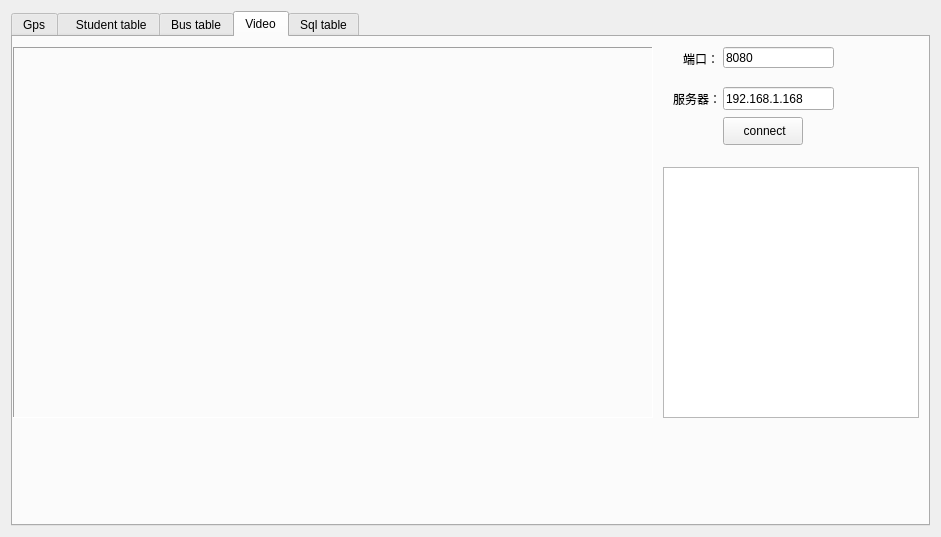
<?xml version="1.0" encoding="UTF-8"?>
<ui version="4.0">
 <class>mysql_Widget</class>
 <widget class="QWidget" name="mysql_Widget">
  <property name="geometry">
   <rect>
    <x>0</x>
    <y>0</y>
    <width>941</width>
    <height>537</height>
   </rect>
  </property>
  <property name="windowTitle">
   <string>mysql_Widget</string>
  </property>
  <layout class="QHBoxLayout" name="horizontalLayout">
   <item>
    <widget class="QTabWidget" name="tabWidget">
     <property name="enabled">
      <bool>true</bool>
     </property>
     <property name="sizePolicy">
      <sizepolicy hsizetype="Expanding" vsizetype="Expanding">
       <horstretch>0</horstretch>
       <verstretch>0</verstretch>
      </sizepolicy>
     </property>
     <property name="currentIndex">
      <number>3</number>
     </property>
     <widget class="QWidget" name="tab">
      <attribute name="title">
       <string>Gps</string>
      </attribute>
      <widget class="QLineEdit" name="hosdt_lineEdit">
       <property name="geometry">
        <rect>
         <x>10</x>
         <y>30</y>
         <width>181</width>
         <height>21</height>
        </rect>
       </property>
      </widget>
      <widget class="QLineEdit" name="usename_lineEdit">
       <property name="geometry">
        <rect>
         <x>10</x>
         <y>70</y>
         <width>181</width>
         <height>21</height>
        </rect>
       </property>
      </widget>
      <widget class="QLineEdit" name="password_lineEdit">
       <property name="geometry">
        <rect>
         <x>10</x>
         <y>110</y>
         <width>181</width>
         <height>21</height>
        </rect>
       </property>
      </widget>
      <widget class="QPushButton" name="connect_pushButton">
       <property name="geometry">
        <rect>
         <x>10</x>
         <y>150</y>
         <width>81</width>
         <height>21</height>
        </rect>
       </property>
       <property name="text">
        <string>connect</string>
       </property>
      </widget>
      <widget class="QLabel" name="label">
       <property name="geometry">
        <rect>
         <x>10</x>
         <y>10</y>
         <width>81</width>
         <height>17</height>
        </rect>
       </property>
       <property name="text">
        <string>hostname</string>
       </property>
      </widget>
      <widget class="QLabel" name="label_2">
       <property name="geometry">
        <rect>
         <x>10</x>
         <y>50</y>
         <width>66</width>
         <height>17</height>
        </rect>
       </property>
       <property name="text">
        <string>username</string>
       </property>
      </widget>
      <widget class="QLabel" name="label_3">
       <property name="geometry">
        <rect>
         <x>10</x>
         <y>90</y>
         <width>81</width>
         <height>17</height>
        </rect>
       </property>
       <property name="text">
        <string>password</string>
       </property>
      </widget>
      <widget class="QTableView" name="sql_tableView">
       <property name="geometry">
        <rect>
         <x>200</x>
         <y>30</y>
         <width>631</width>
         <height>351</height>
        </rect>
       </property>
       <attribute name="horizontalHeaderDefaultSectionSize">
        <number>135</number>
       </attribute>
      </widget>
      <widget class="QPushButton" name="connect_net_pushButton">
       <property name="geometry">
        <rect>
         <x>100</x>
         <y>360</y>
         <width>81</width>
         <height>21</height>
        </rect>
       </property>
       <property name="text">
        <string>web_view</string>
       </property>
      </widget>
      <widget class="QLineEdit" name="load_lat_lineEdit">
       <property name="geometry">
        <rect>
         <x>10</x>
         <y>210</y>
         <width>181</width>
         <height>21</height>
        </rect>
       </property>
      </widget>
      <widget class="QLineEdit" name="load_lng_lineEdit">
       <property name="geometry">
        <rect>
         <x>10</x>
         <y>260</y>
         <width>181</width>
         <height>21</height>
        </rect>
       </property>
      </widget>
      <widget class="QLineEdit" name="get_date_lineEdit">
       <property name="geometry">
        <rect>
         <x>10</x>
         <y>310</y>
         <width>181</width>
         <height>21</height>
        </rect>
       </property>
      </widget>
      <widget class="QLabel" name="label_4">
       <property name="geometry">
        <rect>
         <x>10</x>
         <y>190</y>
         <width>91</width>
         <height>17</height>
        </rect>
       </property>
       <property name="text">
        <string>load_lat</string>
       </property>
      </widget>
      <widget class="QLabel" name="label_5">
       <property name="geometry">
        <rect>
         <x>10</x>
         <y>240</y>
         <width>71</width>
         <height>17</height>
        </rect>
       </property>
       <property name="text">
        <string>load_lng</string>
       </property>
      </widget>
      <widget class="QLabel" name="label_6">
       <property name="geometry">
        <rect>
         <x>10</x>
         <y>290</y>
         <width>91</width>
         <height>17</height>
        </rect>
       </property>
       <property name="text">
        <string>get_date</string>
       </property>
      </widget>
      <widget class="QPushButton" name="refresh_pushButton">
       <property name="geometry">
        <rect>
         <x>100</x>
         <y>150</y>
         <width>80</width>
         <height>23</height>
        </rect>
       </property>
       <property name="text">
        <string>refresh</string>
       </property>
      </widget>
      <widget class="QLineEdit" name="id_lineEdit">
       <property name="geometry">
        <rect>
         <x>10</x>
         <y>360</y>
         <width>81</width>
         <height>21</height>
        </rect>
       </property>
      </widget>
      <widget class="QLabel" name="label_11">
       <property name="geometry">
        <rect>
         <x>10</x>
         <y>340</y>
         <width>57</width>
         <height>15</height>
        </rect>
       </property>
       <property name="text">
        <string>site_id</string>
       </property>
      </widget>
     </widget>
     <widget class="QWidget" name="tab_4">
      <attribute name="title">
       <string>  Student table</string>
      </attribute>
      <widget class="QTableView" name="strdent_tableView">
       <property name="geometry">
        <rect>
         <x>30</x>
         <y>50</y>
         <width>781</width>
         <height>291</height>
        </rect>
       </property>
       <property name="minimumSize">
        <size>
         <width>781</width>
         <height>0</height>
        </size>
       </property>
       <property name="frameShape">
        <enum>QFrame::StyledPanel</enum>
       </property>
       <attribute name="horizontalHeaderDefaultSectionSize">
        <number>135</number>
       </attribute>
      </widget>
      <widget class="QPushButton" name="stu_refresh_pushButton">
       <property name="geometry">
        <rect>
         <x>190</x>
         <y>10</y>
         <width>80</width>
         <height>23</height>
        </rect>
       </property>
       <property name="text">
        <string>refresh</string>
       </property>
      </widget>
      <widget class="QLabel" name="label_9">
       <property name="geometry">
        <rect>
         <x>30</x>
         <y>10</y>
         <width>141</width>
         <height>21</height>
        </rect>
       </property>
       <property name="text">
        <string>  bus1 student table</string>
       </property>
      </widget>
     </widget>
     <widget class="QWidget" name="tab_2">
      <attribute name="title">
       <string>Bus table</string>
      </attribute>
      <widget class="QTableView" name="tableView">
       <property name="geometry">
        <rect>
         <x>40</x>
         <y>50</y>
         <width>771</width>
         <height>311</height>
        </rect>
       </property>
      </widget>
      <widget class="QLabel" name="label_10">
       <property name="geometry">
        <rect>
         <x>50</x>
         <y>10</y>
         <width>81</width>
         <height>21</height>
        </rect>
       </property>
       <property name="text">
        <string>bus table</string>
       </property>
      </widget>
      <widget class="QPushButton" name="pushButton_4">
       <property name="geometry">
        <rect>
         <x>150</x>
         <y>10</y>
         <width>91</width>
         <height>23</height>
        </rect>
       </property>
       <property name="text">
        <string>refresh</string>
       </property>
      </widget>
     </widget>
     <widget class="QWidget" name="tab_3">
      <attribute name="title">
       <string>Video</string>
      </attribute>
      <widget class="QLabel" name="frameLabel">
       <property name="geometry">
        <rect>
         <x>0</x>
         <y>10</y>
         <width>640</width>
         <height>371</height>
        </rect>
       </property>
       <property name="sizePolicy">
        <sizepolicy hsizetype="Preferred" vsizetype="Expanding">
         <horstretch>0</horstretch>
         <verstretch>0</verstretch>
        </sizepolicy>
       </property>
       <property name="minimumSize">
        <size>
         <width>0</width>
         <height>0</height>
        </size>
       </property>
       <property name="maximumSize">
        <size>
         <width>640</width>
         <height>480</height>
        </size>
       </property>
       <property name="baseSize">
        <size>
         <width>0</width>
         <height>0</height>
        </size>
       </property>
       <property name="frameShape">
        <enum>QFrame::Panel</enum>
       </property>
       <property name="frameShadow">
        <enum>QFrame::Sunken</enum>
       </property>
       <property name="text">
        <string/>
       </property>
       <property name="alignment">
        <set>Qt::AlignLeading|Qt::AlignLeft|Qt::AlignVCenter</set>
       </property>
      </widget>
      <widget class="QLabel" name="label_7">
       <property name="geometry">
        <rect>
         <x>670</x>
         <y>10</y>
         <width>48</width>
         <height>23</height>
        </rect>
       </property>
       <property name="text">
        <string>端口：</string>
       </property>
      </widget>
      <widget class="QLineEdit" name="srvLineEdit">
       <property name="geometry">
        <rect>
         <x>710</x>
         <y>50</y>
         <width>111</width>
         <height>23</height>
        </rect>
       </property>
       <property name="text">
        <string>192.168.1.168</string>
       </property>
      </widget>
      <widget class="QLineEdit" name="portLineEdit">
       <property name="geometry">
        <rect>
         <x>710</x>
         <y>10</y>
         <width>111</width>
         <height>21</height>
        </rect>
       </property>
       <property name="text">
        <string>8080</string>
       </property>
      </widget>
      <widget class="QLabel" name="label_8">
       <property name="geometry">
        <rect>
         <x>660</x>
         <y>50</y>
         <width>48</width>
         <height>23</height>
        </rect>
       </property>
       <property name="text">
        <string>服务器：</string>
       </property>
      </widget>
      <widget class="QPushButton" name="enterPushButton">
       <property name="geometry">
        <rect>
         <x>710</x>
         <y>80</y>
         <width>80</width>
         <height>28</height>
        </rect>
       </property>
       <property name="minimumSize">
        <size>
         <width>50</width>
         <height>28</height>
        </size>
       </property>
       <property name="maximumSize">
        <size>
         <width>16777215</width>
         <height>16777215</height>
        </size>
       </property>
       <property name="text">
        <string> connect</string>
       </property>
      </widget>
      <widget class="QListWidget" name="listWidget">
       <property name="geometry">
        <rect>
         <x>650</x>
         <y>130</y>
         <width>256</width>
         <height>251</height>
        </rect>
       </property>
      </widget>
     </widget>
     <widget class="QWidget" name="tab_5">
      <attribute name="title">
       <string>Sql table</string>
      </attribute>
      <widget class="QListWidget" name="dbdriverListlistWidget">
       <property name="geometry">
        <rect>
         <x>20</x>
         <y>20</y>
         <width>91</width>
         <height>251</height>
        </rect>
       </property>
      </widget>
     </widget>
    </widget>
   </item>
  </layout>
 </widget>
 <layoutdefault spacing="6" margin="11"/>
 <resources/>
 <connections/>
</ui>
